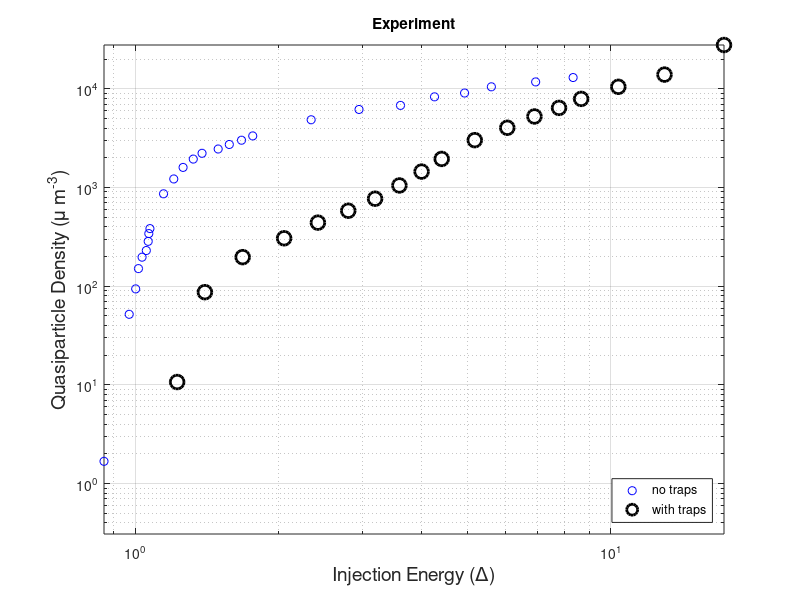
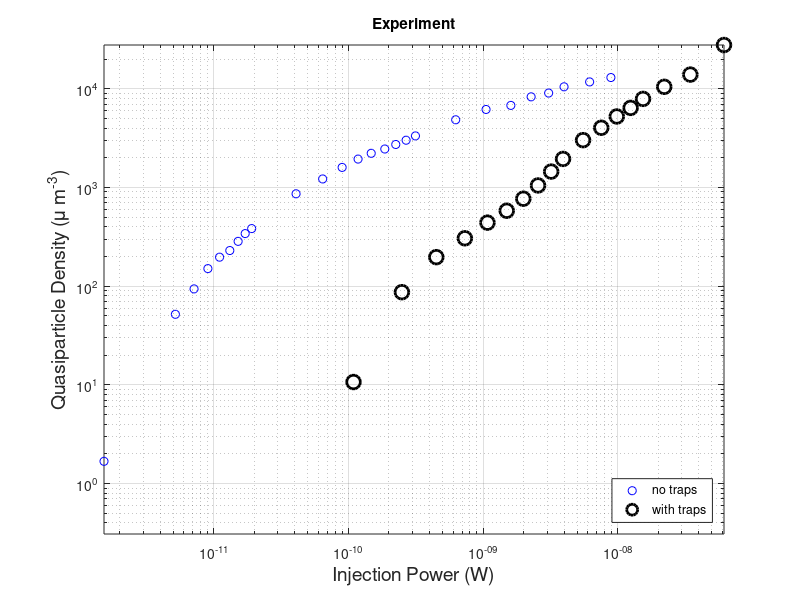

The MATLAB source for these figures, in order: (Note: this script raises an error after producing the figures.)
function twoStageFit2TrapNoTrap
%twoStageFit2TrapNoTrap Fitting to TrapNoTrap dataset.

r_direct_no_tr = 6e-6; % in units of 1 / \tau_0 %(assuming n_{qp} in units of n_{cp})
r_phonon_no_tr = .05; % in units of 1 / \tau_0 %(assuming n_{qp} in units of n_{cp})
c_no_tr = 0.005; % trapping rate in units of 1 / \tau_0

r_direct_tr = 3e-6; % 1.61 * r_direct_no_tr; % in units of 1 / \tau_0 %(assuming n_{qp} in units of n_{cp})
r_phonon_tr = .05; % in units of 1 / \tau_0 %(assuming n_{qp} in units of n_{cp})
c_tr = .02; % trapping rate in units of 1 / \tau_0

delta = 0.18e-3; % eV (aluminum superconducting gap)

ncp = 4e6; % n_{cp} for aluminum is 4e-6 \micro m^-3
                     % C. Wang et al. Nature Comm. 5, 5836 (2014)

Tph = 0.051; % K
tspan = [-500, 0]; % in units of \tau_0

data = load('TrapNoTrap.mat');

V_tr = data.Trap(:, 5) / delta;
P_tr = data.Trap(:, 6);
nqp_tr = data.Trap(:, 8) - min(data.Trap(:, 8));

V_no_tr = data.NoTrap(:, 5) / delta;
P_no_tr = data.NoTrap(:, 6);
nqp_no_tr = data.NoTrap(:, 8) - min(data.NoTrap(:, 8));

figure
loglog(V_no_tr, nqp_no_tr, 'bo', V_tr, nqp_tr, 'ko', ...
    'MarkerSize', 10, 'LineWidth', 2)
xlabel('Injection Energy (\Delta)', 'FontSize', 14)
ylabel('Quasiparticle Density (\mu m^{-3})', 'FontSize', 14)
legend('no traps', 'with traps', 'Location', 'SouthEast')
title('Experiment')
axis tight
grid on

figure
loglog(P_no_tr, nqp_no_tr, 'bo', P_tr, nqp_tr, 'ko', ...
    'MarkerSize', 10, 'LineWidth', 2)
xlabel('Injection Power (W)', 'FontSize', 14)
ylabel('Quasiparticle Density (\mu m^{-3})', 'FontSize', 14)
legend('no traps', 'with traps', 'Location', 'SouthEast')
title('Experiment')
axis tight
grid on

nqp_sim_no_tr = NaN(size(V_no_tr));
nqp_sim_tr = NaN(size(V_tr));
P_sim_no_tr = NaN(size(V_no_tr));
P_sim_tr = NaN(size(V_tr));
for k = 1:length(V_no_tr)
    if V_no_tr(k) > 1
        [~, ~, ~, ~, nqp, ~, P_sim_no_tr(k)] = twoStageQuasi0DModel(Tph, tspan,...
            V_no_tr(k), r_direct_no_tr, r_phonon_no_tr, c_no_tr, false);
        nqp_sim_no_tr(k) = max(nqp);
    else
        nqp_sim_no_tr(k) = 0;
    end
    k
end
for k = 1:length(V_tr)
    if V_tr(k) > 1
        [~, ~, ~, ~, nqp, ~, P_sim_tr(k)] = twoStageQuasi0DModel(Tph, tspan,...
            V_tr(k), r_direct_tr, r_phonon_tr, c_tr, false);
        nqp_sim_tr(k) = max(nqp);
    else
        nqp_sim_tr(k) = 0;
    end
    k
end

nqp_sim_no_tr = ncp * nqp_sim_no_tr;
nqp_sim_tr = ncp * nqp_sim_tr;

scrsz = get(0, 'ScreenSize');
figure('Position', [.1 .1 1.5 .8] * scrsz(4));
subplot(1, 2, 1)
loglog(V_no_tr, nqp_no_tr, 'bo', V_no_tr, nqp_sim_no_tr, 'm*',...
    'MarkerSize', 10, 'LineWidth', 2)
xlabel('Injection Energy (\Delta)', 'FontSize', 14)
ylabel('Quasiparticle Density (\mu m^{-3})', 'FontSize', 14)
legend({'no trap, experiment', ['simulation: ',...
    'r_{qp} = ', num2str(r_direct_no_tr, '%.2e'), ', ',...
    'r_{ph} = ', num2str(r_phonon_no_tr, '%.2e'), ', ',...
    'c_{trap} = ', num2str(c_no_tr, '%.2e')]},...
    'Location', 'SouthEast')
title('No Traps')
axis tight
grid on
 
subplot(1, 2, 2)
loglog(V_tr, nqp_tr, 'ko', V_tr, nqp_sim_tr, 'm*',...
    'MarkerSize', 10, 'LineWidth', 2)
xlabel('Injection Energy (\Delta)', 'FontSize', 14)
ylabel('Quasiparticle Density (\mu m^{-3})', 'FontSize', 14)
legend({'experiment', ['simulation: ',...
    'r_{qp} = ', num2str(r_direct_tr, '%.2e'), ', ',...
    'r_{ph} = ', num2str(r_phonon_tr, '%.2e'), ', ',...
    'c_{trap} = ', num2str(c_tr, '%.2e')]},...
    'Location', 'SouthEast')
title('With Traps')
axis tight
grid on

scrsz = get(0, 'ScreenSize');
figure('Position', [.1 .1 1.5 .8] * scrsz(4));
subplot(1, 2, 1)
loglog(P_no_tr, nqp_no_tr, 'bo', P_sim_no_tr, nqp_sim_no_tr, 'm*',...
    'MarkerSize', 10, 'LineWidth', 2)
xlabel('Injection Power (W)', 'FontSize', 14)
ylabel('Quasiparticle Density (\mu m^{-3})', 'FontSize', 14)
legend({'no trap, experiment', ['simulation: ',...
    'r_{qp} = ', num2str(r_direct_no_tr, '%.2e'), ', ',...
    'r_{ph} = ', num2str(r_phonon_no_tr, '%.2e'), ', ',...
    'c_{trap} = ', num2str(c_no_tr, '%.2e')]},...
    'Location', 'SouthEast')
title('No Traps')
axis tight
grid on
 
subplot(1, 2, 2)
loglog(P_tr, nqp_tr, 'ko', P_sim_tr, nqp_sim_tr, 'm*',...
    'MarkerSize', 10, 'LineWidth', 2)
xlabel('Injection Power (W)', 'FontSize', 14)
ylabel('Quasiparticle Density (\mu m^{-3})', 'FontSize', 14)
legend({'experiment', ['simulation: ',...
    'r_{qp} = ', num2str(r_direct_tr, '%.2e'), ', ',...
    'r_{ph} = ', num2str(r_phonon_tr, '%.2e'), ', ',...
    'c_{trap} = ', num2str(c_tr, '%.2e')]},...
    'Location', 'SouthEast')
title('With Traps')
axis tight
grid on

% coeff = 1e4 * coeff;
% figure('Position', [.1 .1 1.5 .8] * scrsz(4));
% subplot(1, 2, 1)
% loglog(P_no_tr, nqp_no_tr, 'bo', coeff * P_sim_no_tr, nqp_sim_no_tr, 'm*',...
%     'MarkerSize', 10, 'LineWidth', 2)
% xlabel('Injection Power (W)', 'FontSize', 14)
% ylabel('Quasiparticle Density (\mu m^{-3})', 'FontSize', 14)
% legend({'no trap, experiment', ['simulation: ',...
%     'r_{qp} = ', num2str(r_direct_no_tr, '%.2e'), ', ',...
%     'r_{ph} = ', num2str(r_phonon_no_tr, '%.2e'), ', ',...
%     'c_{trap} = ', num2str(c_no_tr, '%.2e')]},...
%     'Location', 'SouthEast')
% title('No Traps')
% axis tight
% grid on
%  
% subplot(1, 2, 2)
% loglog(P_tr, nqp_tr, 'ko', coeff * P_sim_tr, nqp_sim_tr, 'm*',...
%     'MarkerSize', 10, 'LineWidth', 2)
% xlabel('Injection Power (W)', 'FontSize', 14)
% ylabel('Quasiparticle Density (\mu m^{-3})', 'FontSize', 14)
% legend({'experiment', ['simulation: ',...
%     'r_{qp} = ', num2str(r_direct_tr, '%.2e'), ', ',...
%     'r_{ph} = ', num2str(r_phonon_tr, '%.2e'), ', ',...
%     'c_{trap} = ', num2str(c_tr, '%.2e')]},...
%     'Location', 'SouthEast')
% title('With Traps')
% axis tight
% grid on
% 
% coeff = 2 * coeff;
% figure('Position', [.1 .1 1.5 .8] * scrsz(4));
% subplot(1, 2, 1)
% loglog(P_no_tr, nqp_no_tr, 'bo', coeff * P_sim_no_tr, nqp_sim_no_tr, 'm*',...
%     'MarkerSize', 10, 'LineWidth', 2)
% xlabel('Injection Power (W)', 'FontSize', 14)
% ylabel('Quasiparticle Density (\mu m^{-3})', 'FontSize', 14)
% legend({'no trap, experiment', ['simulation: ',...
%     'r_{qp} = ', num2str(r_direct_no_tr, '%.2e'), ', ',...
%     'r_{ph} = ', num2str(r_phonon_no_tr, '%.2e'), ', ',...
%     'c_{trap} = ', num2str(c_no_tr, '%.2e')]},...
%     'Location', 'SouthEast')
% title('No Traps')
% axis tight
% grid on
%  
% subplot(1, 2, 2)
% loglog(P_tr, nqp_tr, 'ko', coeff * P_sim_tr, nqp_sim_tr, 'm*',...
%     'MarkerSize', 10, 'LineWidth', 2)
% xlabel('Injection Power (W)', 'FontSize', 14)
% ylabel('Quasiparticle Density (\mu m^{-3})', 'FontSize', 14)
% legend({'experiment', ['simulation: ',...
%     'r_{qp} = ', num2str(r_direct_tr, '%.2e'), ', ',...
%     'r_{ph} = ', num2str(r_phonon_tr, '%.2e'), ', ',...
%     'c_{trap} = ', num2str(c_tr, '%.2e')]},...
%     'Location', 'SouthEast')
% title('With Traps')
% axis tight
% grid on
% 
% coeff = 2 * coeff;
% figure('Position', [.1 .1 1.5 .8] * scrsz(4));
% subplot(1, 2, 1)
% loglog(P_no_tr, nqp_no_tr, 'bo', coeff * P_sim_no_tr, nqp_sim_no_tr, 'm*',...
%     'MarkerSize', 10, 'LineWidth', 2)
% xlabel('Injection Power (W)', 'FontSize', 14)
% ylabel('Quasiparticle Density (\mu m^{-3})', 'FontSize', 14)
% legend({'no trap, experiment', ['simulation: ',...
%     'r_{qp} = ', num2str(r_direct_no_tr, '%.2e'), ', ',...
%     'r_{ph} = ', num2str(r_phonon_no_tr, '%.2e'), ', ',...
%     'c_{trap} = ', num2str(c_no_tr, '%.2e')]},...
%     'Location', 'SouthEast')
% title('No Traps')
% axis tight
% grid on
%  
% subplot(1, 2, 2)
% loglog(P_tr, nqp_tr, 'ko', coeff * P_sim_tr, nqp_sim_tr, 'm*',...
%     'MarkerSize', 10, 'LineWidth', 2)
% xlabel('Injection Power (W)', 'FontSize', 14)
% ylabel('Quasiparticle Density (\mu m^{-3})', 'FontSize', 14)
% legend({'experiment', ['simulation: ',...
%     'r_{qp} = ', num2str(r_direct_tr, '%.2e'), ', ',...
%     'r_{ph} = ', num2str(r_phonon_tr, '%.2e'), ', ',...
%     'c_{trap} = ', num2str(c_tr, '%.2e')]},...
%     'Location', 'SouthEast')
% title('With Traps')
% axis tight
% grid on

end